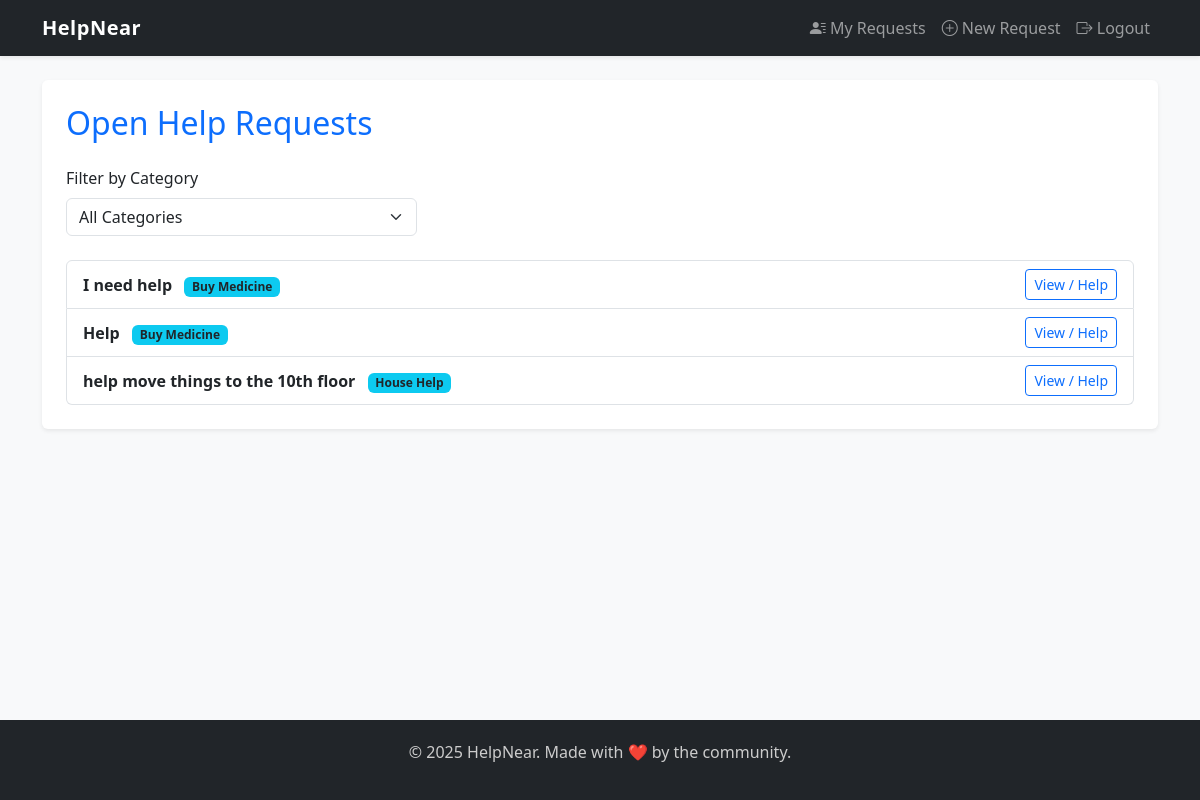
Screenshot of / (signed in) with the database file from the repository.
### help/models.py (models this page shows, shortened)
class HelpRequest(models.Model):
    CATEGORY_CHOICES = [
        ('food', 'Food Delivery'),
        ('medicine', 'Buy Medicine'),
        ('house', 'House Help'),
        ('other', 'Other')
    ]
    user = models.ForeignKey(User, on_delete=models.CASCADE)
    title = models.CharField(max_length=200)
    description = models.TextField()
    category = models.CharField(max_length=50, choices=CATEGORY_CHOICES)
    location = models.CharField(max_length=200)
    email = models.EmailField(blank=True, null=True)
    phone = models.CharField(max_length=20, blank=True, null=True)
    is_open = models.BooleanField(default=True)
    created_at = models.DateTimeField(auto_now_add=True)

### help/views.py (the view)
# urls.py: path('', views.home, name='home'),
def home(request):
    category = request.GET.get('category')
    if category:
        help_requests = HelpRequest.objects.filter(category=category, is_open=True).order_by('-created_at')
    else:
        help_requests = HelpRequest.objects.filter(is_open=True).order_by('-created_at')
    return render(request, 'help/home.html', {
        'help_requests': help_requests,
        'selected_category': category
    })

### help/templates/help/home.html (shortened to what this page needs)
{% extends 'base.html' %}
{% block content %}
<div class="bg-white p-4 rounded shadow-sm">
  <h2 class="mb-4 text-primary">Open Help Requests</h2>
  <form method="get" class="mb-4">
    <div class="row g-2 align-items-end">
      <div class="col-md-4">
        <label for="category" class="form-label">Filter by Category</label>
        <select name="category" id="category" class="form-select" onchange="this.form.submit()">
          <option value="">All Categories</option>
        </select>
      </div>
    </div>
  </form>
  <ul class="list-group">
    {% for req in help_requests %}
    <li class="list-group-item d-flex justify-content-between align-items-center">
      <div>
        <strong class="text-dark">{{ req.title }}</strong>
        <span class="badge bg-info text-dark ms-2">{{ req.get_category_display }}</span>
      </div>
      <a href="{% url 'request_detail' req.id %}" class="btn btn-outline-primary btn-sm">View / Help</a>
    </li>
    {% empty %}
    <li class="list-group-item text-center">No help requests found.</li>
    {% endfor %}
  </ul>
</div>
{% endblock %}

### help/templates/base.html (style rules this page uses)
html, body { height: 100%; margin: 0; background-color: #f8f9fa; }

### rows the page displays
HelpRequest: title "I need help", category "Buy Medicine"
HelpRequest: title "Help", category "Buy Medicine"
HelpRequest: title "help move things to the 10th floor", category "House Help"
